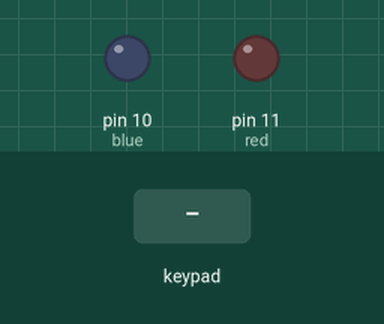
This sketch was run on a simulated Arduino Uno, built with avr-gcc and run on an emulated ATmega328P. Parts: output pins drawn as LEDs (lit = HIGH). The inputs (shaded band) are chosen by the test bench. What the sketch prints to the serial monitor is not drawn.

Above: at 1.2 s.
1.3 s: key '#' pressed
At 2.4 s:
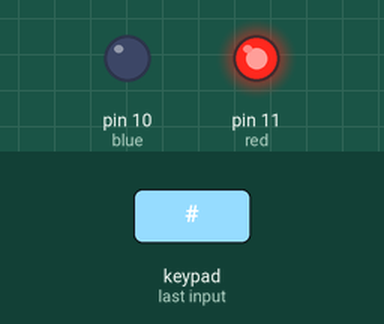
2.8 s: keypad keys 1 2 3 4 # pressed 0.4 s apart
At 4.8 s:
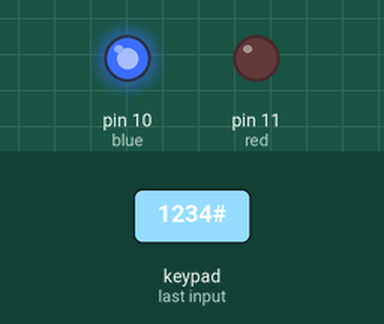
Timing chart, 0 to 6.3 s (numbered marks = the images above; inputs shaded):
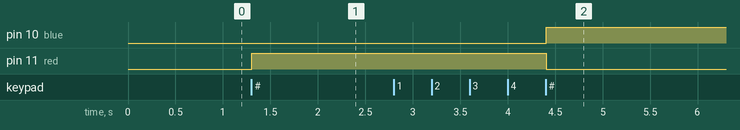

The sketch:

ND9.ino
```cpp
#include <Keypad.h>
const byte blue = 10;
const byte red = 11;
const byte rows = 4;
const byte cols = 4;
const byte rowsP[rows] = {9, 8, 7, 6};
const byte colsP[cols] = {5, 4, 3, 2};

String password = "1234";
String input = "";
String output = "";

char keys[rows][cols] = {
  {'1', '2', '3', 'A'},
  {'4', '5', '6', 'B'},
  {'7', '8', '9', 'C'},
  {'*', '0', '#', 'D'}
};

Keypad keypad = Keypad(makeKeymap(keys), rowsP, colsP, rows, cols);

void setup() {
  Serial.begin(9600);
  keypad.setDebounceTime(50);
  pinMode(blue, OUTPUT);
  pinMode(red, OUTPUT);

  Serial.println("-----------------------");
  Serial.print("Nhap mat khau: ");
}

void loop() {
  char type = keypad.getKey();

  if (type) {
    if (type == '#') {
      Serial.print("\n");
      if (input == password) {
        digitalWrite(blue, HIGH);
        digitalWrite(red, LOW);
        Serial.println("Mat khau da nhap: dung");
        Serial.println("LED duoc bat: xanh");
      }
      else {
        digitalWrite(blue, LOW);
        digitalWrite(red, HIGH);
        Serial.println("Mat khau da nhap: sai");
        Serial.println("LED duoc bat: do");
      }
      input = "";
      output = "";
      delay(2000);
      Serial.println("-----------------------");
      Serial.print("Nhap mat khau moi: ");
    }

    else {
      input += type;
      output += 'x';

      Serial.print('x');
    }
  }
}
```

Measured:
- after the input at 1.3 s, pin 11 (red): LOW → HIGH at once
- after the input at 2.8 s, pin 10 (blue): LOW → HIGH after 1.6 s; pin 11 (red): HIGH → LOW after 1.6 s
